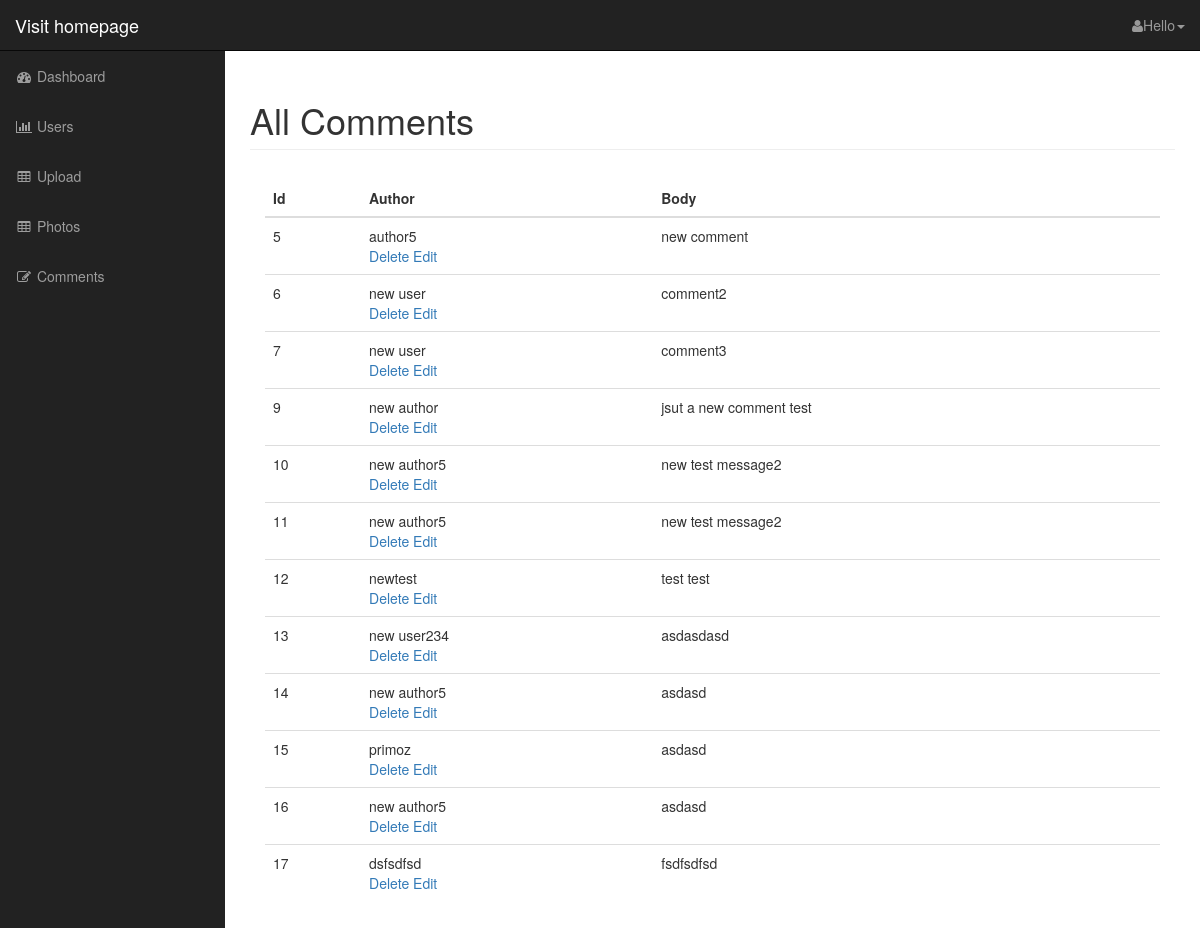
The page /admin/comments.php (signed in) on the database its author committed.
### tables this page shows
CREATE TABLE `comments` (
  `id` int(11) NOT NULL,
  `photo_id` int(11) NOT NULL,
  `author` varchar(255) NOT NULL,
  `body` text NOT NULL
);

### admin/includes/database.php (called while the page is built, shortened)
<?php
class Database {
	public $connection;
	public function open_db_connection() {
		$this->connection = new mysqli(DB_HOST, DB_USER, DB_PASS, DB_NAME);
	}
	public function query($sql) {
		$result = $this->connection->query($sql);
		return $result;
	}
}
$database = new Database;
?>

### admin/includes/db_object.php (called while the page is built, shortened)
<?php
class Db_object {
	protected static $db_table = "users";
	public static function find_all() {
		$result_set = static::find_by_query("SELECT * FROM " . static::$db_table . " ");
		return $result_set;
	}
	public static function find_by_query($sql) {
		global $database;
		$result_set = $database->query($sql);
		$the_object_array = array();
		while($row = mysqli_fetch_array($result_set)) {
			$the_object_array[] = static::instantation($row);
		}
		return $the_object_array;
	}
	protected function has_the_attribute($the_attribute) {
		$object_properties = get_object_vars($this);
		return array_key_exists($the_attribute, $object_properties);
	}
	public static function instantation($the_record) {
		$the_object = new $calling_class;
		foreach ($the_record as $the_attribute => $value) {
			if($the_object->has_the_attribute($the_attribute)) {
				$the_object->$the_attribute = $value;
			}
		}
		return $the_object;
	}
}
?>

### admin/comments.php (the view, shortened to what this page needs)
<?php include("includes/header.php"); ?>
<?php
$comments = Comment::find_all();
?>
<nav class="navbar navbar-inverse navbar-fixed-top" role="navigation">
    <?php include("includes/top_nav.php") ?>
    <?php include("includes/side_nav.php") ?>
</nav>
<div id="page-wrapper">
    <div class="container-fluid">
        <div class="row">
            <div class="col-lg-12">
                <h1 class="page-header">
                    All Comments
                </h1>
                <div class="col-md-12">
                    <table class="table table-hover">
                        <thead>
                            <tr>
                                <th>Id</th>
                                <th>Author</th>
                                <th>Body</th>
                            </tr>
                        </thead>
                        <tbody>
                            <?php
                                foreach($comments as $comment) {
                                    echo "
                                    <tr>
                                        <td>{$comment->id}</td>
                                        <td>{$comment->author}
                                            <div class='action_links'>
                                                <a href='delete_comment.php?id={$comment->id}'>Delete</a>
                                                <a href='edit_comment.php?id={$comment->id}'>Edit</a>
                                            </div>
                                        </td>
                                        <td>{$comment->body}</td>
                                    </tr>";
                                }
                            ?>
                        </tbody>
                    </table>
                </div>
            </div>
        </div>
    </div>
</div>
<?php include("includes/footer.php"); ?>

### admin/css/sb-admin.css (style rules this page uses)
body { margin-top: 100px; background-color: #222; }
@media (min-width:768px) { body { margin-top: 50px; } }
#page-wrapper { width: 100%; padding: 0; background-color: #fff; }
@media (min-width:768px) { #page-wrapper { padding: 10px; } }

### rows shown on the page
comments: id "5", author "author5", body "new comment"
comments: id "6", author "new user", body "comment2"
comments: id "7", author "new user", body "comment3"
comments: id "9", author "new author", body "jsut a new comment test"
comments: id "10", author "new author5", body "new test message2"
comments: id "11", author "new author5", body "new test message2"
comments: id "12", author "newtest", body "test test"
comments: id "13", author "new user234", body "asdasdasd"
comments: id "14", author "new author5", body "asdasd"
comments: id "15", author "primoz", body "asdasd"
comments: id "16", author "new author5", body "asdasd"
comments: id "17", author "dsfsdfsd", body "fsdfsdfsd"
